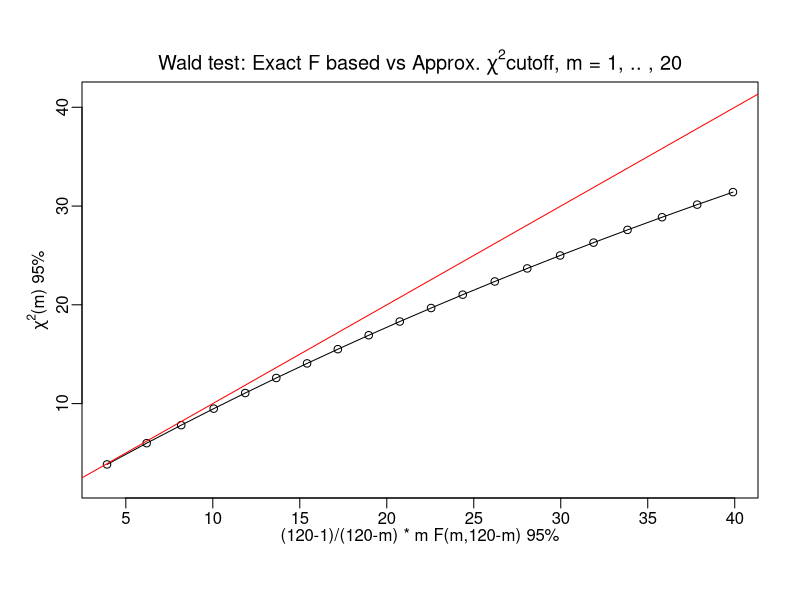
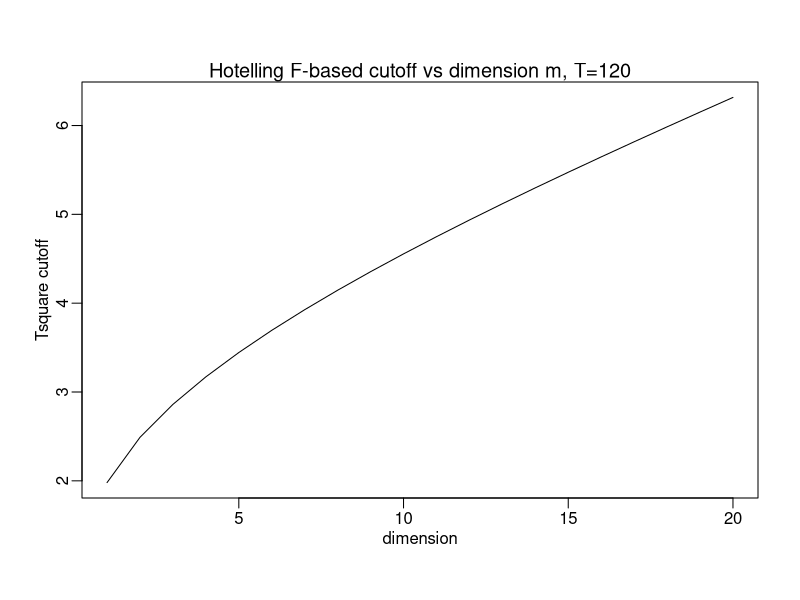
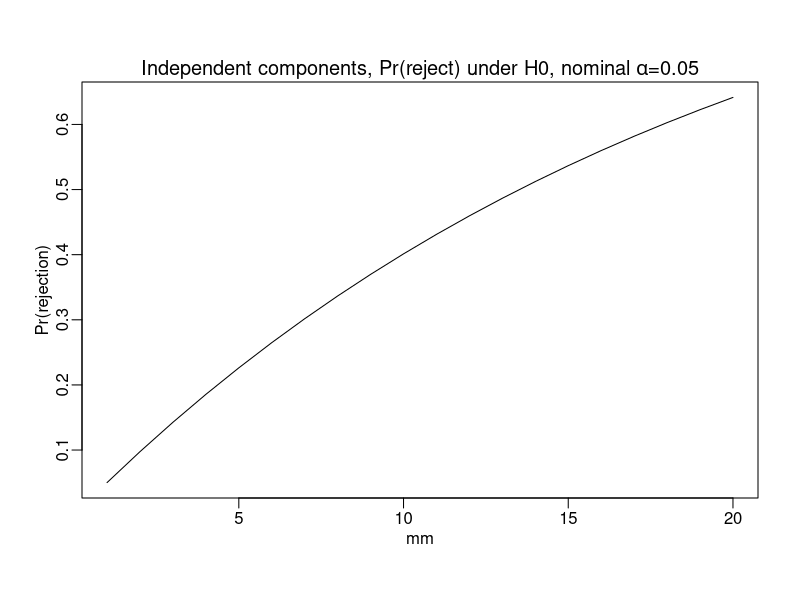
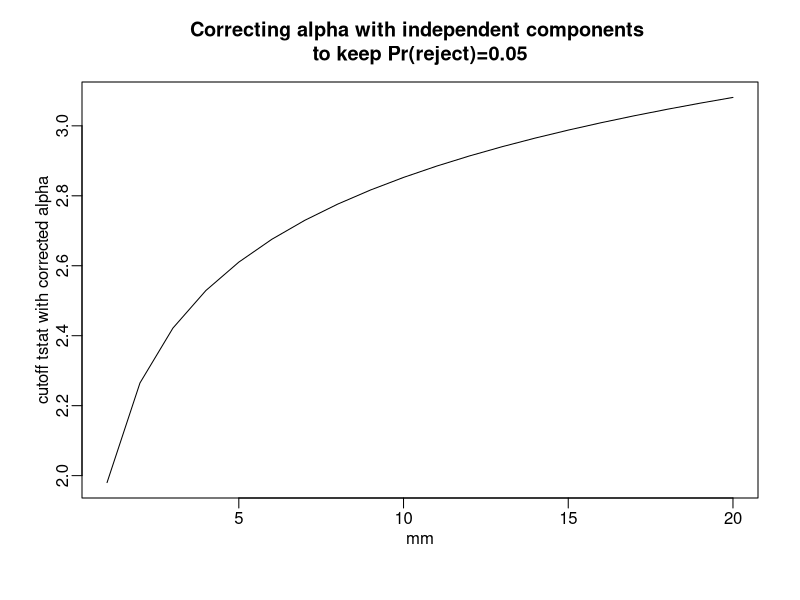
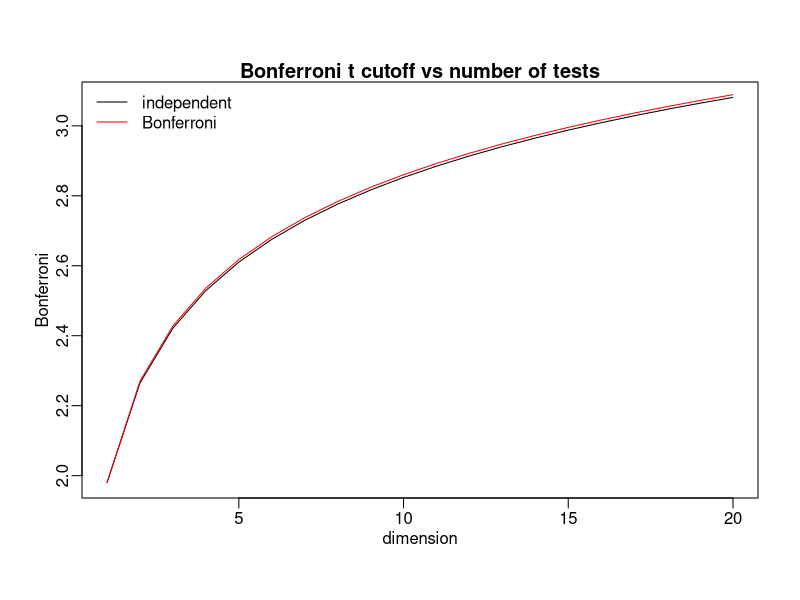

The R source for these figures, in order:
#
# Hotelling T2 (Wald) interval  
# Q1: Compare cutoffs from the exact F(m,T-m) distribution
#		vs approximate Chisquare(m) distribution
#

TT <-120
mm <-seq(1,20)
fac<-(TT-1)*mm/(TT-mm)

par(mgp=c(1.5,0.5,0))
plot( fac*qf(0.95,mm,TT-mm),qchisq(0.95,mm), ylim=c(2,41),
ylab=bquote(paste(chi^2,"(m) 95%")),
xlab=bquote(paste("(",.(TT),"-1)/(",.(TT),"-m) * m F(m,",.(TT),"-m) 95%")),type="o")
abline(0,1,col="red")
title(bquote(paste("Wald test: Exact F based vs Approx. ",chi^2,"cutoff, m = 1, .. , 20")),line=1)

# One-at-a-time (Wrong) vs simultaneous Hotelling T2 cutoffs
# Very large intervals 
# Discussed in class in details

TT     <-120
mm     <- seq(1,20)	# extent of data snooping
fac	   <-(TT-1)*mm/(TT-mm)

tcut   <- qt(1-0.05/2,TT-1)
Tsqcut <- qf(0.95,mm,TT-mm)*mm*(TT-1)/(TT-mm)
plot(mm,sqrt(Tsqcut),type="l",xlab="dimension",
ylab="Tsquare cutoff")
title(bquote(paste("Hotelling F-based cutoff vs dimension m, T=",.(TT))),line=0.5)


# Assuming independent components
# Actual probability of one rejection (actual test alpha)
# if using one-at-a-time (wrong) t-stats

reject<- 1-(1-0.05)^mm		# much larger than 0.05
plot(mm,reject,type="l",ylab="Pr(rejection)")
title(bquote(paste("Independent components, Pr(reject) under H0, nominal ",alpha,
"=0.05")),line=0.6)

# Assuming independent components
# Correcting indidual t alphas for simultaneous 
# (data mining) test to have size alpha=0.05

alphcorr <- 1-0.95^(1/mm)
indepcut <- qt(1-alphcorr/2,TT-1)
plot(mm,indepcut,type="l",ylab="cutoff tstat with corrected alpha")
title("Correcting alpha with independent components 
to keep Pr(reject)=0.05")


# Bonferroni cutoffs based on the number of dimensions
# no correlation assumptions 

alphbonf<- 0.05/mm
bonfcut <- qt(1 - alphbonf/2,TT-1)
plot(mm,indepcut,xlab="dimension",ylab="Bonferroni",type="l")
title("Bonferroni t cutoff vs number of tests",line=0.2)

lines(mm,bonfcut,col="red")
legend("topleft",c("independent","Bonferroni"),lty=c(1,1),col=c("black","red"),bty="n")



